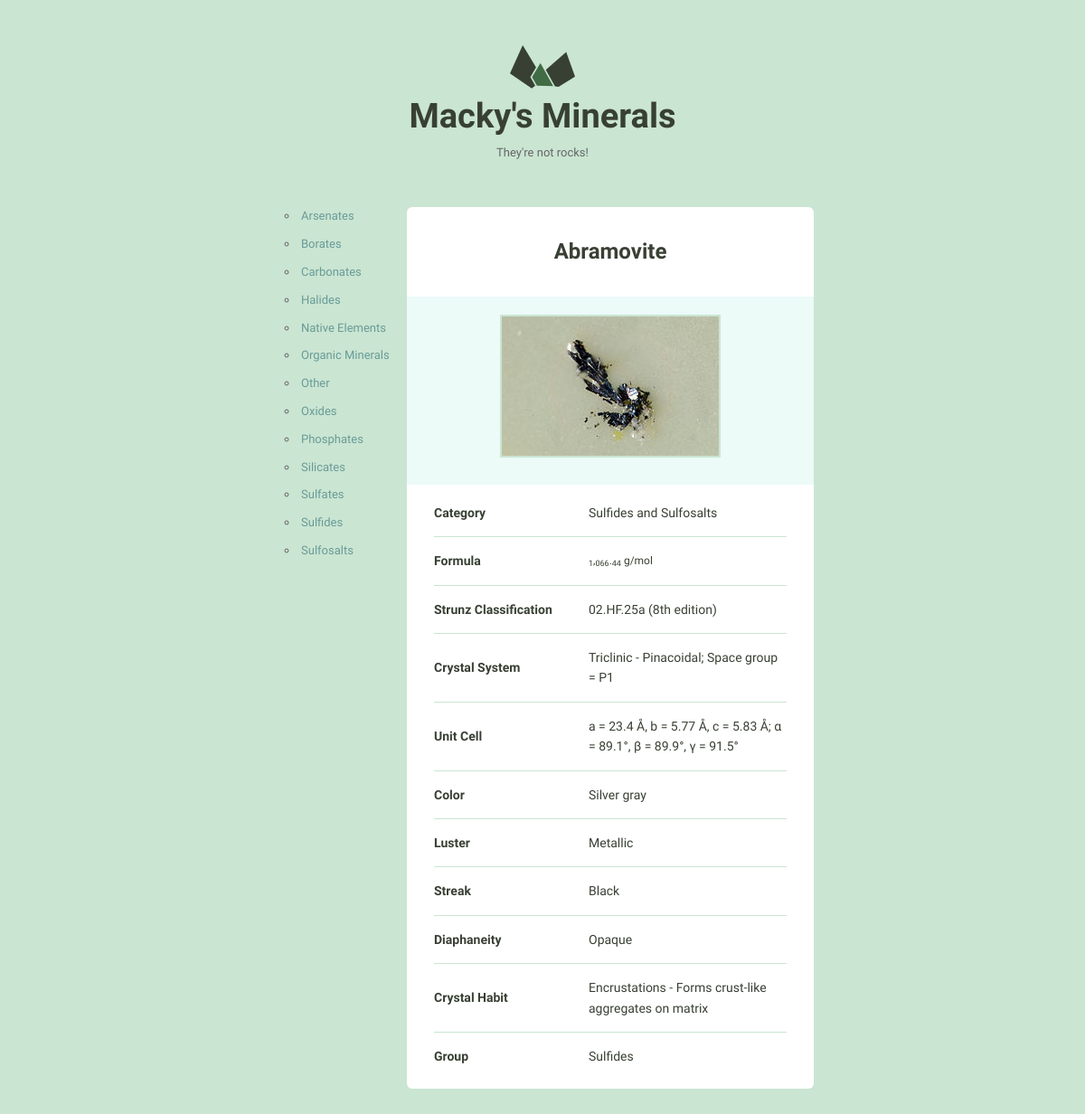
Page /4/ on the committed database.
### website/models.py (models this page shows, shortened)
class Mineral(models.Model):
    name = models.CharField(max_length=255)
    image_filename = models.CharField(max_length=255)
    image_caption = models.TextField()
    category = models.CharField(max_length=255)
    formula = models.CharField(max_length=255)
    strunz_classification = models.CharField(max_length=255)
    crystal_system = models.CharField(max_length=255)
    unit_cell = models.CharField(max_length=255)
    color = models.CharField(max_length=10)
    crystal_symmetry = models.CharField(max_length=255)
    cleavage = models.CharField(max_length=255)
    mohs_scale_hardness = models.CharField(max_length=255)
    luster = models.CharField(max_length=255)
    streak = models.CharField(max_length=255)
    diaphaneity = models.CharField(max_length=255)
    optical_properties = models.CharField(max_length=255)
    refractive_index = models.CharField(max_length=255)
    crystal_habit = models.CharField(max_length=255)
    specific_gravity = models.CharField(max_length=255)
    group = models.CharField(max_length=255)

### website/views.py (the view)
# urls.py: url(r'^(?P<mineral_pk>\d+)/$', views.mineral_detail, name="mineral")
def mineral_detail(request, mineral_pk):
    group = Mineral.objects.order_by('group').values('group').distinct()
    q_by_group = request.GET.get('q_by_group', '')
    if q_by_group:
        return redirect('/?q_by_group={0}'.format(q_by_group))
    mineral = get_object_or_404(Mineral, pk=mineral_pk)
    return render(request, 'website/detail.html', {
        'mineral': mineral,
        'group': group
    })

### website/templates/website/detail.html (shortened to what this page needs)
{% extends 'website/layout.html' %}
{% load static from staticfiles %}
{% block sidebar %}
    <ul>
        {% for item in group %}
            <li><a href="?q_by_group={{ item.group }}">{{ item.group }}</a></li>
        {% endfor %}
    </ul>
{% endblock %}
{% block content %}
    <h1 class="mineral__name">{{ mineral.name }}</h1>
    <div class="mineral__image-bg">
    <img class="mineral__image" src="{% static 'images/' %}{{ mineral.image_filename }}">
    <p class="mineral__caption">{{ mineral.image_caption}}</p>
    </div>
    <div class="mineral__table-container">
    <table class="mineral__table">
        <tr>
            <td class="mineral__category">Category</td>
            <td>{{ mineral.category }}</td>
        </tr>
        <tr>
            <td class="mineral__category">Formula</td>
            <td class="mineral__formula">{{ mineral.formula|safe }}</td>
        </tr>
        {% if mineral.strunz_classification %}
            <tr>
                <td class="mineral__category">Strunz Classification</td>
                <td>{{ mineral.strunz_classification }}</td>
            </tr>
        {% endif %}
        {% if mineral.crystal_system %}
            <tr>
                <td class="mineral__category">Crystal System</td>
                <td>{{ mineral.crystal_system }}</td>
            </tr>
        {% endif %}
        {% if mineral.unit_cell %}
            <tr>
                <td class="mineral__category">Unit Cell</td>
                <td>{{ mineral.unit_cell }}</td>
            </tr>
        {% endif %}
        {% if mineral.color %}
            <tr>
                <td class="mineral__category">Color</td>
                <td>{{ mineral.color }}</td>
            </tr>
        {% endif %}
        {% if mineral.luster %}
            <tr>
                <td class="mineral__category">Luster</td>
                <td>{{ mineral.luster }}</td>
            </tr>
        {% endif %}
        {% if mineral.streak %}
            <tr>
                <td class="mineral__category">Streak</td>
                <td>{{ mineral.streak }}</td>
            </tr>
        {% endif %}
        {% if mineral.diaphaneity %}
            <tr>
                <td class="mineral__category">Diaphaneity</td>
                <td>{{ mineral.diaphaneity }}</td>
            </tr>
        {% endif %}
        {% if mineral.crystal_habit %}
            <tr>
                <td class="mineral__category">Crystal Habit</td>
                <td>{{ mineral.crystal_habit }}</td>
            </tr>
        {% endif %}
        {% if mineral.group %}
            <tr>
                <td class="mineral__category">Group</td>
                <td>{{ mineral.group }}</td>
            </tr>
        {% endif %}
    </table>
{% endblock %}

### assets/css/global.css (style rules this page uses)
html { font-family: sans-serif; -ms-text-size-adjust: 100%; -webkit-text-size-adjust: 100%; }
body { margin: 0; }
a { background-color: transparent; }
h1 { font-size: 2em; margin: 0.67em 0; }
sub { font-size: 75%; line-height: 0; position: relative; vertical-align: baseline; bottom: -0.25em; }
img { border: 0; }
table { border-collapse: collapse; border-spacing: 0; }
td, th { padding: 0; }
html { font-size: 62.5%; }
body { background-color: #CAE5D2; font-size: 1.5em; line-height: 1.6; font-weight: 400; font-family: "Cousine"; color: #666; }
h1, h2, h3, h4, h5, h6 { margin-top: 0; margin-bottom: 2rem; font-weight: bold; font-family: "Work Sans", sans-serif; color: #384033; }
h1 { font-size: 3.8rem; }
@media (min-width: 550px) { h1 { font-size: 3.8rem; } }
p { margin-top: 0; font-size: 1.6rem; }
a { color: #689b98; text-decoration: none; -webkit-transition: color 0.2s; -moz-transition: color 0.2s; -ms-transition: color 0.2s; -o-transition: color 0.2s; transition: color 0.2s; }
ul { list-style: circle inside; padding-left: 0; margin-top: 0; }
li { margin-bottom: 1rem; font-size: 1.3rem; }
th, td { padding: 15px; text-align: left; border-bottom: 1px solid #e1e1e1; }
th:first-child, td:first-child { padding-left: 0; }
th:last-child, td:last-child { padding-right: 0; }
table, p, ul { margin-bottom: 2.5rem; }
.mineral__name { display: block; width: 100%; margin: 0; font-size: 24px; padding: 30px 0 30px 0; }
.mineral__image { display: block; margin: 0 auto; border: solid 2px #CAE5D2; }
.mineral__image-bg { background-color: #ecfaf8; padding: 20px 0; }
.mineral__caption { font-size: 12px; font-style: italic; padding: 10px 0 0 0; margin: 0; }
.mineral__table { font-size: 14px; color: #384033; }
.mineral__table td { border-color: #CAE5D2; }
.mineral__table tr:last-of-type td { border-bottom: none; padding-bottom: 0; }
.mineral__table-container { padding: 5px 30px 0; }
.mineral__category { font-weight: bold; width: 40%; }
.mineral__formula { font-size: 12px; }

### rows in the picture
Mineral: name "Abramovite", image_filename (picture), category "Sulfides and Sulfosalts", formula "1 , 066 . 44 g/mol", strunz_classification "02.HF.25a (8th edition)", crystal_system "Triclinic - Pinacoidal; Space group = P1", unit_cell "a = 23.4 Å, b = 5.77 Å, c = 5.83 Å; α = 89.1°, β = 89.9°, γ = 91.5°", color "Silver gray", luster "Metallic", streak "Black", diaphaneity "Opaque", crystal_habit "Encrustations - Forms crust-like aggregates on matrix", group "Sulfides"

### other values in the picture
{{ item.group }} "Arsenates" "Borates" "Carbonates" "Halides" "Native Elements" "Organic Minerals" "Other" "Oxides" "Phosphates" "Silicates" "Sulfates" "Sulfides" "Sulfosalts"
